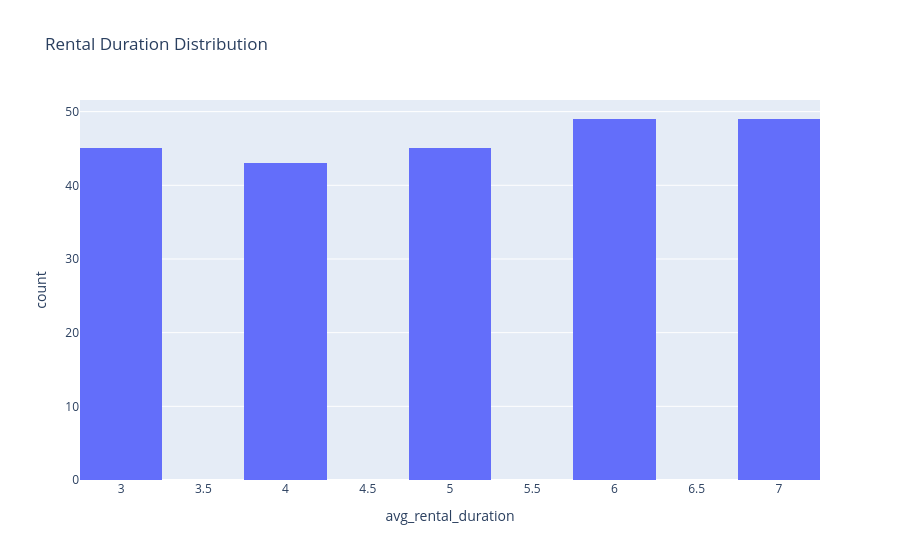

The code cell stored with this chart in its notebook:
### Code cell
fig_rental_duration_distribution = px.histogram(
    merged_df1,
    x='avg_rental_duration',
    nbins=10,
    title='Rental Duration Distribution'
)
fig_rental_duration_distribution.show()

### Figure 1 — Plotly figure (JSON) as saved in the notebook; plotly's stock layout.template omitted (floating-point values rounded to 4 significant figures; data arrays with more than 128 entries replaced by an {"elided": "..."} marker saying what was removed)
{"data": [{"bingroup": "x", "hovertemplate": "avg_rental_duration=%{x}<br>count=%{y}<extra></extra>", "legendgroup": "", "marker": {"color": "#636efa", "pattern": {"shape": ""}}, "name": "", "nbinsx": 10, "orientation": "v", "showlegend": false, "type": "histogram", "x": {"elided": "231 float values"}, "xaxis": "x", "yaxis": "y"}], "layout": {"barmode": "relative", "legend": {"tracegroupgap": 0}, "title": {"text": "Rental Duration Distribution"}, "xaxis": {"anchor": "y", "domain": [0, 1], "title": {"text": "avg_rental_duration"}}, "yaxis": {"anchor": "x", "domain": [0, 1], "title": {"text": "count"}}}}
